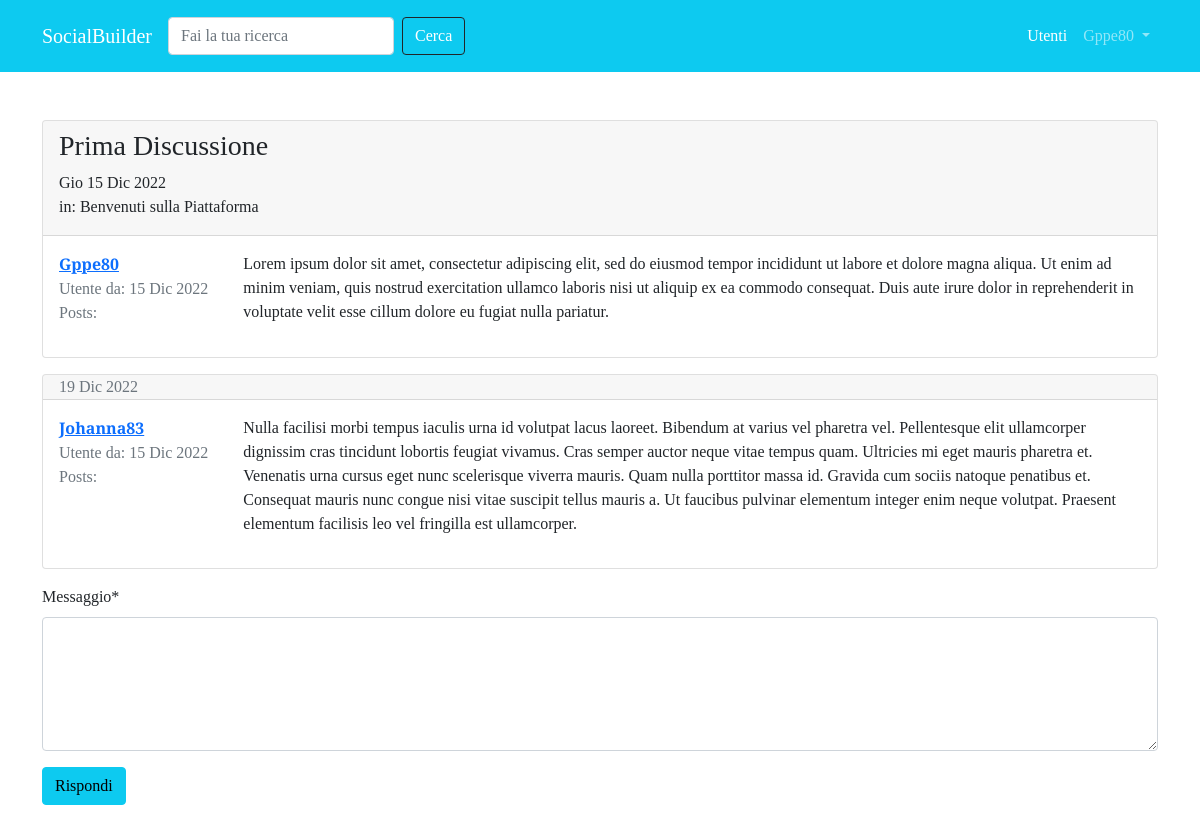
Screenshot of /forum/discussione/1 (signed in) with the database file from the repository.
### forum/models.py (models this page shows, shortened)
class Discussione(models.Model):
    titolo = models.CharField(max_length=120)
    data_creazione = models.DateTimeField(auto_now_add=True)
    autore_discussione = models.ForeignKey(User, on_delete=models.CASCADE, related_name="discussioni")
    sezione_appartenenza = models.ForeignKey(Sezione, on_delete=models.CASCADE)
    class Meta:
        verbose_name = "Discussione"
        verbose_name_plural = "Discussioni"

class Post(models.Model):
    autore_post = models.ForeignKey(User, on_delete=models.CASCADE, related_name="post")
    contenuto = models.TextField()
    data_creazione = models.DateTimeField(auto_now_add=True)
    discussione = models.ForeignKey(Discussione, on_delete=models.CASCADE)
    class Meta:
        verbose_name = "Post"
        verbose_name_plural = "Posts"

class Sezione(models.Model):
    nome_sezione = models.CharField(max_length=80)
    descrizione = models.CharField(max_length=150, blank=True, null= True)
    logo_sezione = models.ImageField(blank=True, null=True)
    def __str__(self):
        return self.nome_sezione
    class Meta:
        verbose_name = "Sezione"
        verbose_name_plural = "Sezioni"

### forum/views.py (the view)
# urls.py: path('discussione/<int:pk>', views.visualizza_discussione, name='discussione'),
def visualizza_discussione(request, pk):
    discussione = get_object_or_404(Discussione, pk= pk)
    posts_discussione = Post.objects.filter(discussione= discussione)
    form_risposta = PostModelForm()
    context = {"discussione": discussione,
               "posts_discussione": posts_discussione,
               "form_risposta": form_risposta}
    return render(request,"forum/singola_discussione.html", context)

### forum/forms.py
class PostModelForm(forms.ModelForm):
    class Meta:
        model = Post
        fields = ["contenuto"]
        widgets = {
            "contenuto" : forms.Textarea(attrs={
                'rows': '5',
            })
        }
        labels = {
            "contenuto": "Messaggio"
        }

### forum/templates/forum/singola_discussione.html (shortened to what this page needs)
{% extends 'base.html' %}
{% load crispy_forms_tags %}
{% block content %}
    {% for post in posts_discussione %}
        <div class="card my-3">
        {% if forloop.first %}
            <div class="card-header pb-0">
                <h3>{{ discussione.titolo }}</h3>
                <p class="muted">{{ discussione.data_creazione|date:"D d M Y"}}
                <br> in: {{ discussione.sezione_appartenenza }}</p>
            </div>
        {% else %}
        <div class="card-header py-0">
            <p class="text-muted mb-0">
                {{ post.data_creazione|date:"d M Y"}}
            </p>
        </div>
        {% endif %}
            <div class="card-body">
                <div class="row">
                    <div class="col-xl-2 col-4">
                        <p class="mb-0"><a href="{% url 'user_profile' username=post.autore_post.username %}"><strong>{{ post.autore_post }}</strong></a> </p>
                        <p class="text-muted mb-0">Utente da: {{ post.autore_post.date_joined|date:"d M Y"}}</p>
                        <p class="text-muted">Posts: {{ post.autore_post.posts.count }} </p>
                    </div>
                    <div class="col-xl-10 col-8">
                        <p class="my-0">{{ post.contenuto|linebreaks }}</p>
                    </div>
                </div>
            </div>
    </div>
    {% endfor %}
    {% if request.user.is_authenticated %}
        {% include 'forum/form_risposta.html' %}
    {% else %}
        <div class="alert alert-warning" role="alert">
            Devi avere effettuato il <a href="{% url 'login' %}?next={{ request.get_full_path }}"> Login</a>
        </div>
    {% endif %}
{% endblock content %}

### templates/base.html (shortened to what this page needs)
{% load static %}
<!doctype html>
<html lang="it">
  <head>
    <link href="https://cdn.jsdelivr.net/npm/bootstrap@5.0.2/dist/css/bootstrap.min.css" rel="stylesheet">
    <link rel="stylesheet" href="{% static 'css/style.css' %}">
  </head>
  <body>
    <nav class="navbar navbar-expand-lg navbar-dark bg-info p-3 mb-5">
      <div class="container">
        <a class="navbar-brand" href="{% url 'homepage' %}">SocialBuilder</a>
        <div class="collapse navbar-collapse" id="navbarSupportedContent">
            <form class="d-flex">
              <input class="form-control me-2" type="search" placeholder="Fai la tua ricerca" aria-label="Search">
              <button class="btn btn-outline-dark text-white" type="submit">Cerca</button>
            </form>
          <ul class="navbar-nav ms-auto mb-2 mb-lg-0">
            <li class="nav-item">
              <a class="nav-link active" aria-current="page" href="{% url 'user_list' %}">Utenti</a>
            </li>
            {% if request.user.is_authenticated %}
            <li class="nav-item dropdown">
              <a class="nav-link dropdown-toggle" href="#" id="navbarDropdown" role="button" data-bs-toggle="dropdown" aria-expanded="false">
                {{ request.user.username }}
              </a>
            </li>
            {% endif %}
          </ul>
        </div>
      </div>
    </nav>
    <div class="container">
        {% block content %}
        {% endblock content %}
    </div>
    </body>
</html>

### static-storage/css/style.css (style rules this page uses)
body { font-family: 'Slabo 27px', serif; }

### rows the page displays
Post: autore_post "Gppe80", autore_post.date_joined "15 Dic 2022", contenuto "Lorem ipsum dolor sit amet, consectetur adipiscing elit, sed do eiusmod tempor incididunt ut labore et dolore magna aliqua. Ut enim ad minim veniam, quis nostrud exercitation ullamco laboris nisi ut aliquip ex ea commodo consequat. Duis aute irure dolor in reprehenderit in voluptate velit esse cillum dolore eu fugiat nulla pariatur."
Discussione: titolo "Prima Discussione", data_creazione "Gio 15 Dic 2022", sezione_appartenenza "Benvenuti sulla Piattaforma"
Post: data_creazione "19 Dic 2022", autore_post "Johanna83", autore_post.date_joined "15 Dic 2022", contenuto "Nulla facilisi morbi tempus iaculis urna id volutpat lacus laoreet. Bibendum at varius vel pharetra vel. Pellentesque elit ullamcorper dignissim cras tincidunt lobortis feugiat vivamus. Cras semper auctor neque vitae tempus quam. Ultricies mi eget mauris pharetra et. Venenatis urna cursus eget nunc scelerisque viverra mauris. Quam nulla porttitor massa id. Gravida cum sociis natoque penatibus et. Consequat mauris nunc congue nisi vitae suscipit tellus mauris a. Ut faucibus pulvinar elementum integer enim neque volutpat. Praesent elementum facilisis leo vel fringilla est ullamcorper."

### other values shown
{{ request.user.username }} "Gppe80"
